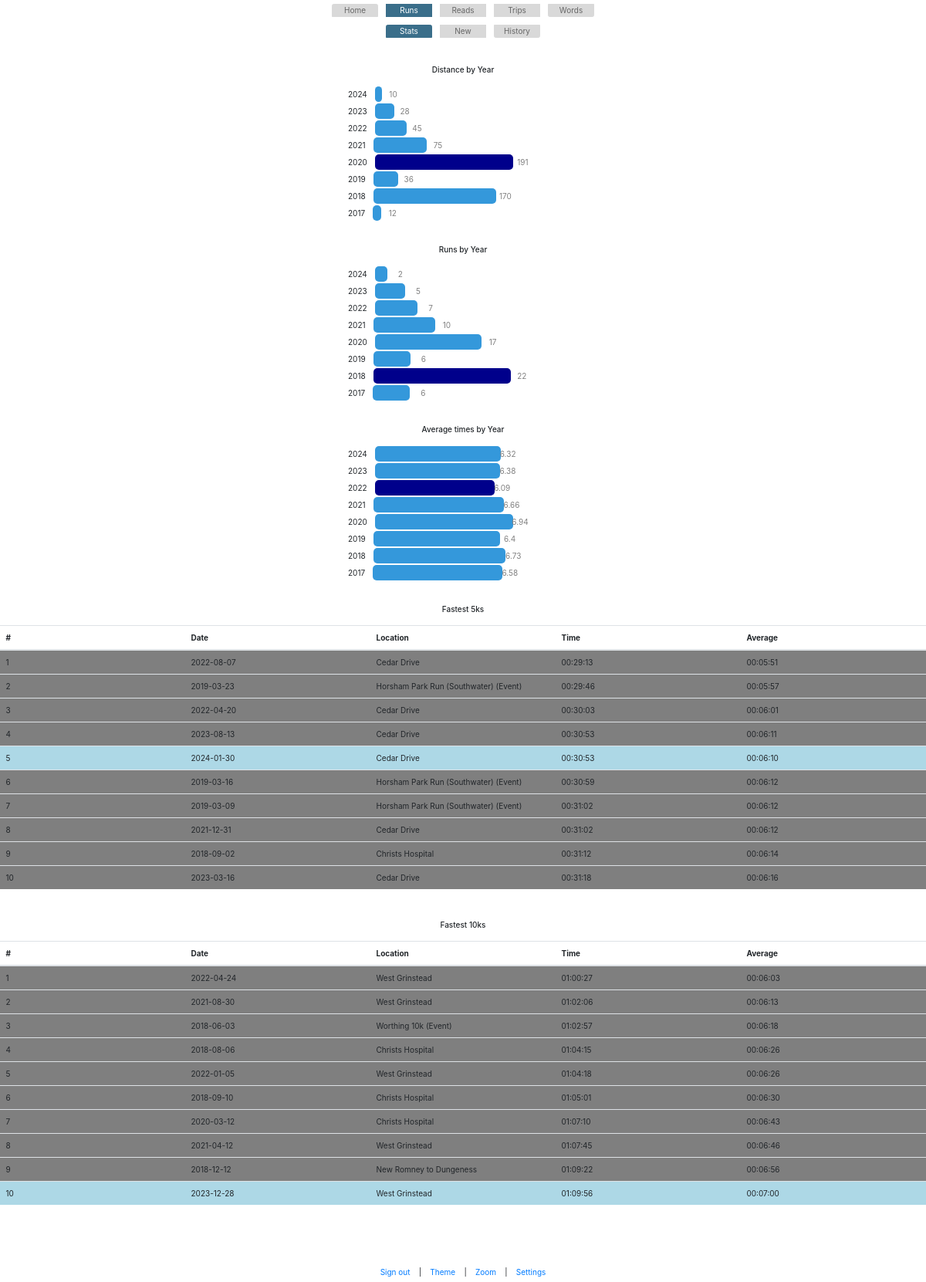
Page /runs/stats (signed in) on the committed database.
### app.py (models this page shows)
class Runs(db.Model):
    id = db.Column(db.Integer, primary_key=True)
    date = db.Column(db.String(20))
    time = db.Column(db.String(20))
    distance = db.Column(db.Integer)
    location = db.Column(db.String(50))
    date_added = db.Column(db.String(20))
    average_time_per_km = db.Column(db.String(50))

### app.py (the view)
@app.route('/runs/stats', methods=['GET', 'POST'])
@login_required
def runs_stats():
    runs = Runs.query.all()
    years_array = [run.date.split('-')[0] for run in runs]
    years_of_runs = f.group_and_rank(years_array,"FALSE", 1000)
    ave_array = [run.average_time_per_km for run in runs]
    ave_times_per_year = f.group_with_agg(years_array, ave_array, 100, "ave", "time", "lowest")
    distance_array = [run.distance for run in runs]
    total_distance_per_year_data = f.group_with_agg(years_array, distance_array, 100, "sum", "whole")
    list_5k = [run for run in runs if run.distance == 5]
    sorted_list_5k = sorted(list_5k, key=lambda x: x.time)[:10]
    latest = max(sorted_list_5k, key=lambda x: x.date)
    for run in sorted_list_5k:
        if run.date == latest.date:
            run.is_latest = "bar_Low"
        else:
            run.is_latest = "bar_None"
    list_10k = [run for run in runs if run.distance == 10]
    sorted_list_10k = sorted(list_10k, key=lambda x: x.time)[:10]
    latest = max(sorted_list_10k, key=lambda x: x.date)
    for run in sorted_list_10k:
        if run.date == latest.date:
            run.is_latest = "bar_Low"
        else:
            run.is_latest = "bar_None"
    return render_template('runs_stats.html',total_distance_per_year_data=total_distance_per_year_data,years_of_runs=years_of_runs,ave_times_per_year=ave_times_per_year,sorted_list_5k=sorted_list_5k,sorted_list_10k=sorted_list_10k)

### app.py (called while the page is built)
@login_manager.user_loader
def load_user(user_id):
    return User.query.get(int(user_id))

@app.before_request
def before_request():
    if not current_user.is_authenticated and request.endpoint not in ['login', 'static']:
        return redirect(url_for('login'))

### functions.py (called while the page is built)
def group_and_rank(categories, sort_by_count, top_number, highlight="highest"):
    category_counts = {}
    for category in categories:
        if category in category_counts:
            category_counts[category] += 1
        else:
            category_counts[category] = 1
    if sort_by_count == "TRUE":
        aggregated_array = sorted(list(category_counts.items()), key=lambda item: item[1], reverse=True)[:top_number]
    elif sort_by_count == "FALSE":
        aggregated_array = list(category_counts.items())
        aggregated_array = sorted(aggregated_array, key=lambda item: item[0], reverse=True)[:top_number]
    ranked_array = create_weights(aggregated_array, highlight)
    return ranked_array

def convert_time_to_float(time):
    total_seconds = time.total_seconds()
    total_minutes = total_seconds / 60
    return round(total_minutes, 2)  # rounding to 2 decimal places

def create_weights(data, highlight):
    max_val = max(val[1] for val in data)
    min_val = min(val[1] for val in data)
    weighted_data = []
    category = ""
    scale = 0.6
    for row in data:
        proportion = int((row[1]/max_val)*100)*scale
        if proportion == 100*scale:
            if highlight == "highest":
                category = "bar_High"
            else:
                category = "bar_Med"
        elif row[1] == min_val:
            if highlight == "lowest":
                category = "bar_High"
            else:
                category = "bar_Med"
        else:
             category = "bar_Med"
        weighted_row = [row[0], row[1], proportion, category]  # Include both original and proportion
        weighted_data.append(weighted_row)
    return weighted_data

### templates/runs_stats.html (shortened to what this page needs)
{% extends 'base.html' %}
{% block content %}
{% include 'base_runs.html' %}
<br/><br/>
    <h6 class="center">Distance by Year</h6>
    <br/>
    <div class="chart center">
        {% for year_values in total_distance_per_year_data %}
            <div class="bar-container">
                <div class="small-label">{{year_values[0]}}</div>
                <div class="bar {{year_values[3]}}" style="width: {{year_values[2]}}%">
                    <div class="value">{{year_values[1]}}</div>
                </div>
            </div>
        {% endfor %}
    </div>
    <br/><br/>
    <h6 class="center">Runs by Year</h6>
    <br/>
    <div class="chart center">
        {% for year_runs in years_of_runs %}
            <div class="bar-container">
                <div class="small-label">{{year_runs[0]}}</div>
                <div class="bar {{year_runs[3]}}" style="width: {{year_runs[2]}}%">
                    <div class="value">{{year_runs[1]}}</div>
                </div>
            </div>
        {% endfor %}
    </div>
    <br/><br/>
    <h6 class="center">Average times by Year</h6>
    <br/>
    <div class="chart center">
        {% for year_ave in ave_times_per_year %}
            <div class="bar-container">
                <div class="small-label">{{year_ave[0]}}</div>
                <div class="bar {{year_ave[3]}}" style="width: {{year_ave[2]}}%">
                    <div class="value">{{year_ave[1]}}</div>
                </div>
            </div>
        {% endfor %}
        </div>
    </div>
    <br/><br/>
    <h6 class="center">Fastest 5ks</h6>
    <br/>
        <table class="table override_table">
            <thead>
                <tr>
                    <th>#</th>
                    <th>Date</th>
                    <th>Location</th>
                    <th>Time</th>
                    <th>Average</th>
                </tr>
            </thead>
            <tbody>
                {% for runs in sorted_list_5k %}
                    <tr class="{{runs.is_latest}}">
                        <td>{{ loop.index }}</td>
                        <td>{{ runs.date }}</td>
                        <td>{{ runs.location }}</td>
                        <td>{{ runs.time }}</td>
                        <td>{{ runs.average_time_per_km }}</td>
                    </tr>
                {% endfor %}
            </tbody>
        </table>
        <br/><br/>
        <h6 class="center">Fastest 10ks</h6>
        <br/>
            <table class="table override_table">
                <thead>
                    <tr>
                        <th>#</th>
                        <th>Date</th>
                        <th>Location</th>
                        <th>Time</th>
                        <th>Average</th>
                    </tr>
                </thead>
                <tbody>
                    {% for runs in sorted_list_10k %}
                        <tr class="{{runs.is_latest}}">
                            <td>{{ loop.index }}</td>
                            <td>{{ runs.date }}</td>
                            <td>{{ runs.location }}</td>
                            <td>{{ runs.time }}</td>
                            <td>{{ runs.average_time_per_km }}</td>
                        </tr>
                    {% endfor %}
                </tbody>
            </table>
{% endblock %}

### static/my_override_style.css (style rules this page uses)
* { font-size: 6pt; }
body { display: none; }
@media screen and (min-width: 1000px) { * { font-size: 10px; } }
.center { text-align: center; margin: auto; }
.override_table { table-layout: fixed; }
.trips_stats_table th, td { width: 16.7%; }
.chart { width: 300px; }
.bar-container { display: flex; align-items: center; padding: 1px; min-width: 200px; }
.bar { height: 20px; border-radius: 5px; position: relative; }
.bar::before { content: attr(data-label); position: absolute; left: 10px; top: 50%; transform: translateY(-50%); color: #333; }
.value { position: absolute; right: -20px; top: 50%; transform: translateY(-50%); color: gray; }
.small-label { text-align: centre; font-size: 10px; margin-right: 10px; min-width: 20px; }
.bar_High { background-color: darkblue; }
.bar_Med { background-color: #3498db; }
.bar_Low { background-color: lightblue; }
.bar_None { background: rgba(0,0,0,0.5); }
td { vertical-align: middle; }
table { background-color:rgba(0, 0, 0, 0); }
th { background-color:rgba(0, 0, 0, 0); }

### rows in the picture
Runs: date "2022-08-07", location "Cedar Drive", time "00:29:13", average_time_per_km "00:05:51"
Runs: date "2019-03-23", location "Horsham Park Run (Southwater) (Event)", time "00:29:46", average_time_per_km "00:05:57"
Runs: date "2022-04-20", location "Cedar Drive", time "00:30:03", average_time_per_km "00:06:01"
Runs: date "2023-08-13", location "Cedar Drive", time "00:30:53", average_time_per_km "00:06:11"
Runs: date "2024-01-30", location "Cedar Drive", time "00:30:53", average_time_per_km "00:06:10"
Runs: date "2019-03-16", location "Horsham Park Run (Southwater) (Event)", time "00:30:59", average_time_per_km "00:06:12"
Runs: date "2019-03-09", location "Horsham Park Run (Southwater) (Event)", time "00:31:02", average_time_per_km "00:06:12"
Runs: date "2021-12-31", location "Cedar Drive", time "00:31:02", average_time_per_km "00:06:12"
Runs: date "2018-09-02", location "Christs Hospital", time "00:31:12", average_time_per_km "00:06:14"
Runs: date "2023-03-16", location "Cedar Drive", time "00:31:18", average_time_per_km "00:06:16"
Runs: date "2022-04-24", location "West Grinstead", time "01:00:27", average_time_per_km "00:06:03"
Runs: date "2021-08-30", location "West Grinstead", time "01:02:06", average_time_per_km "00:06:13"
Runs: date "2018-06-03", location "Worthing 10k (Event)", time "01:02:57", average_time_per_km "00:06:18"
Runs: date "2018-08-06", location "Christs Hospital", time "01:04:15", average_time_per_km "00:06:26"
Runs: date "2022-01-05", location "West Grinstead", time "01:04:18", average_time_per_km "00:06:26"
Runs: date "2018-09-10", location "Christs Hospital", time "01:05:01", average_time_per_km "00:06:30"
Runs: date "2020-03-12", location "Christs Hospital", time "01:07:10", average_time_per_km "00:06:43"
Runs: date "2021-04-12", location "West Grinstead", time "01:07:45", average_time_per_km "00:06:46"
Runs: date "2018-12-12", location "New Romney to Dungeness", time "01:09:22", average_time_per_km "00:06:56"
Runs: date "2023-12-28", location "West Grinstead", time "01:09:56", average_time_per_km "00:07:00"

### other values in the picture
{{ year_values[0] }} "2024" "2023" "2022" "2021" "2020" "2019" "2018" "2017"
{{ year_values[1] }} "10" "28" "45" "75" "191" "36" "170" "12"
{{ year_runs[0] }} "2024" "2023" "2022" "2021" "2020" "2019" "2018" "2017"
{{ year_runs[1] }} "2" "5" "7" "10" "17" "6" "22" "6"
{{ year_ave[0] }} "2024" "2023" "2022" "2021" "2020" "2019" "2018" "2017"
{{ year_ave[1] }} "6.32" "6.38" "6.09" "6.66" "6.94" "6.4" "6.73" "6.58"
